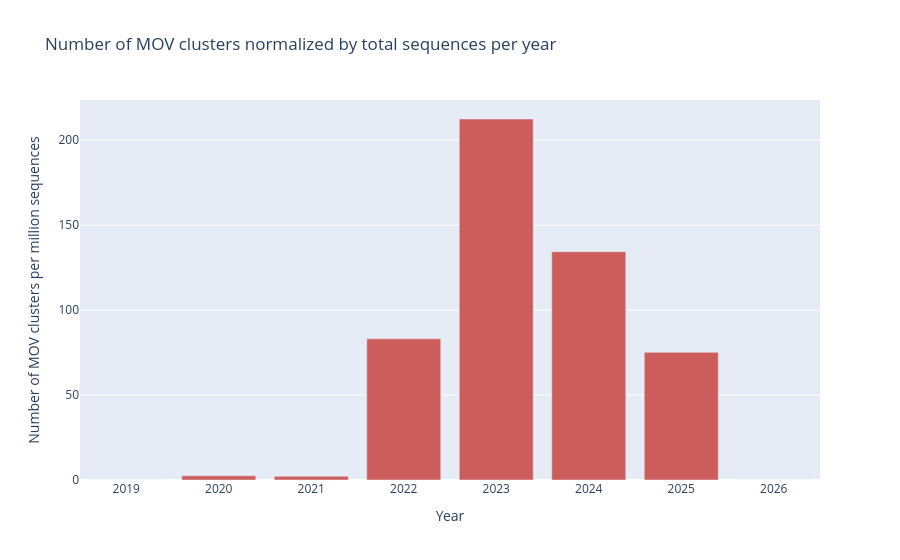

Notebook code cell kept with this figure:
### Code cell
# MOV_Clusters per year Normalized by total sequences per year
plotly_df["mov_normalized"] = (plotly_df["n_clusters"] / plotly_df["count"]) *1e6




fig = px.bar(
    plotly_df.sort_values(by="year"),
    x="year", y="mov_normalized",
    title="Number of MOV clusters normalized by total sequences per year",
    color_discrete_sequence=["indianred"]
    
    )
fig.update_layout(xaxis_title="Year", yaxis_title="Number of MOV clusters per million sequences")
fig.show()

### Figure 1 — Plotly figure (JSON) as saved in the notebook; plotly's stock layout.template omitted (floating-point values rounded to 4 significant figures)
{"data": [{"hovertemplate": "year=%{x}<br>mov_normalized=%{y}<extra></extra>", "legendgroup": "", "marker": {"color": "indianred", "pattern": {"shape": ""}}, "name": "", "orientation": "v", "showlegend": false, "textposition": "auto", "type": "bar", "x": [2019, 2020, 2021, 2022, 2023, 2024, 2025, 2026], "xaxis": "x", "y": [0.0, 2.456, 2.179, 83.04, 212.4, 134.3, 75.08, 0.0], "yaxis": "y"}], "layout": {"barmode": "relative", "legend": {"tracegroupgap": 0}, "title": {"text": "Number of MOV clusters normalized by total sequences per year"}, "xaxis": {"anchor": "y", "domain": [0, 1], "title": {"text": "Year"}}, "yaxis": {"anchor": "x", "domain": [0, 1], "title": {"text": "Number of MOV clusters per million sequences"}}}}
